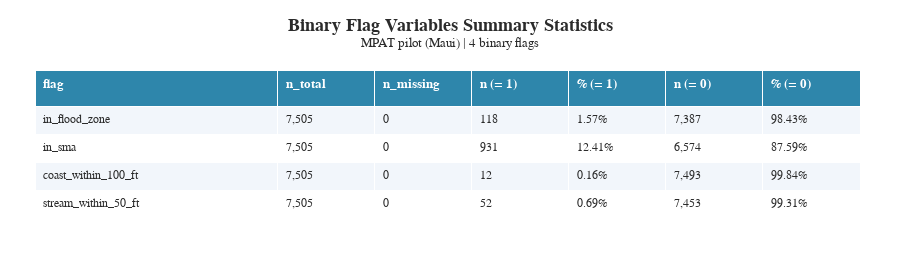

The cell this chart's notebook holds for it:
### Code cell
# Binary flag variables summary table

n_total = len(mpat_df)

flag_rows = []
for col in BINARY_COLS:
    s = mpat_df[col]
    n_pos = int(s.sum())
    flag_rows.append({
        "flag":       col,
        "n_total":    n_total,
        "n_missing":  int(s.isnull().sum()),
        "n (= 1)":    n_pos,
        "% (= 1)":    round(n_pos / n_total * 100, 2),
        "n (= 0)":    n_total - n_pos,
        "% (= 0)":    round((n_total - n_pos) / n_total * 100, 2),
    })

flag_summary = pd.DataFrame(flag_rows)
n_rows = len(flag_summary)

fig = go.Figure(go.Table(
    columnwidth=[200, 80, 80, 80, 80, 80, 80],
    header=dict(
        values=[f"<b>{c}</b>" for c in flag_summary.columns],
        fill_color=COLORS["accent"],
        font=dict(color="white", size=13),
        align="left",
        height=36,
    ),
    cells=dict(
        values=[
            flag_summary["flag"],
            flag_summary["n_total"].apply(lambda x: f"{x:,}"),
            flag_summary["n_missing"],
            flag_summary["n (= 1)"].apply(lambda x: f"{x:,}"),
            flag_summary["% (= 1)"].astype(str) + "%",
            flag_summary["n (= 0)"].apply(lambda x: f"{x:,}"),
            flag_summary["% (= 0)"].astype(str) + "%",
        ],
        fill_color=[["#f2f6fb" if i % 2 == 0 else "white" for i in range(n_rows)]],
        align="left",
        font=dict(size=12),
        height=28,
    ),
))

fig.update_layout(
    **make_layout(t=70, l=35, b=2),
    title=make_title(
        "Binary Flag Variables Summary Statistics",
        f"MPAT pilot (Maui) | {len(BINARY_COLS)} binary flags",
        y=0.88,
    ),
    height=20 + (n_rows * 28) + 130,
)

fig.show()

### Figure 1 — Plotly figure (JSON) as saved in the notebook; plotly's stock layout.template omitted (floating-point values rounded to 4 significant figures)
{"data": [{"cells": {"align": "left", "fill": {"color": [["#f2f6fb", "white", "#f2f6fb", "white"]]}, "font": {"size": 12}, "height": 28, "values": [["in_flood_zone", "in_sma", "coast_within_100_ft", "stream_within_50_ft"], ["7,505", "7,505", "7,505", "7,505"], [0, 0, 0, 0], ["118", "931", "12", "52"], ["1.57%", "12.41%", "0.16%", "0.69%"], ["7,387", "6,574", "7,493", "7,453"], ["98.43%", "87.59%", "99.84%", "99.31%"]]}, "columnwidth": [200, 80, 80, 80, 80, 80, 80], "header": {"align": "left", "fill": {"color": "#2E86AB"}, "font": {"color": "white", "size": 13}, "height": 36, "values": ["<b>flag</b>", "<b>n_total</b>", "<b>n_missing</b>", "<b>n (= 1)</b>", "<b>% (= 1)</b>", "<b>n (= 0)</b>", "<b>% (= 0)</b>"]}, "type": "table"}], "layout": {"colorway": ["#2E86AB", "#A23B72", "#F18F01", "#C73E1D", "#3B1F2B", "#44BBA4", "#E94F37"], "font": {"color": "#2b2b2b", "family": "Arial, sans-serif", "size": 13}, "height": 262, "legend": {"bgcolor": "white", "bordercolor": "#cccccc", "borderwidth": 1}, "margin": {"b": 2, "l": 35, "r": 40, "t": 70}, "paper_bgcolor": "white", "plot_bgcolor": "white", "title": {"font": {"color": "#2b2b2b", "family": "Arial, sans-serif", "size": 18}, "text": "<b>Binary Flag Variables Summary Statistics</b><br><sup>MPAT pilot (Maui) | 4 binary flags</sup>", "x": 0.5, "xanchor": "center", "y": 0.88, "yanchor": "top"}, "xaxis": {"gridcolor": "#ebebeb", "linecolor": "#cccccc", "showgrid": true, "zeroline": false}, "yaxis": {"gridcolor": "#ebebeb", "linecolor": "#cccccc", "showgrid": true, "zeroline": false}}}
